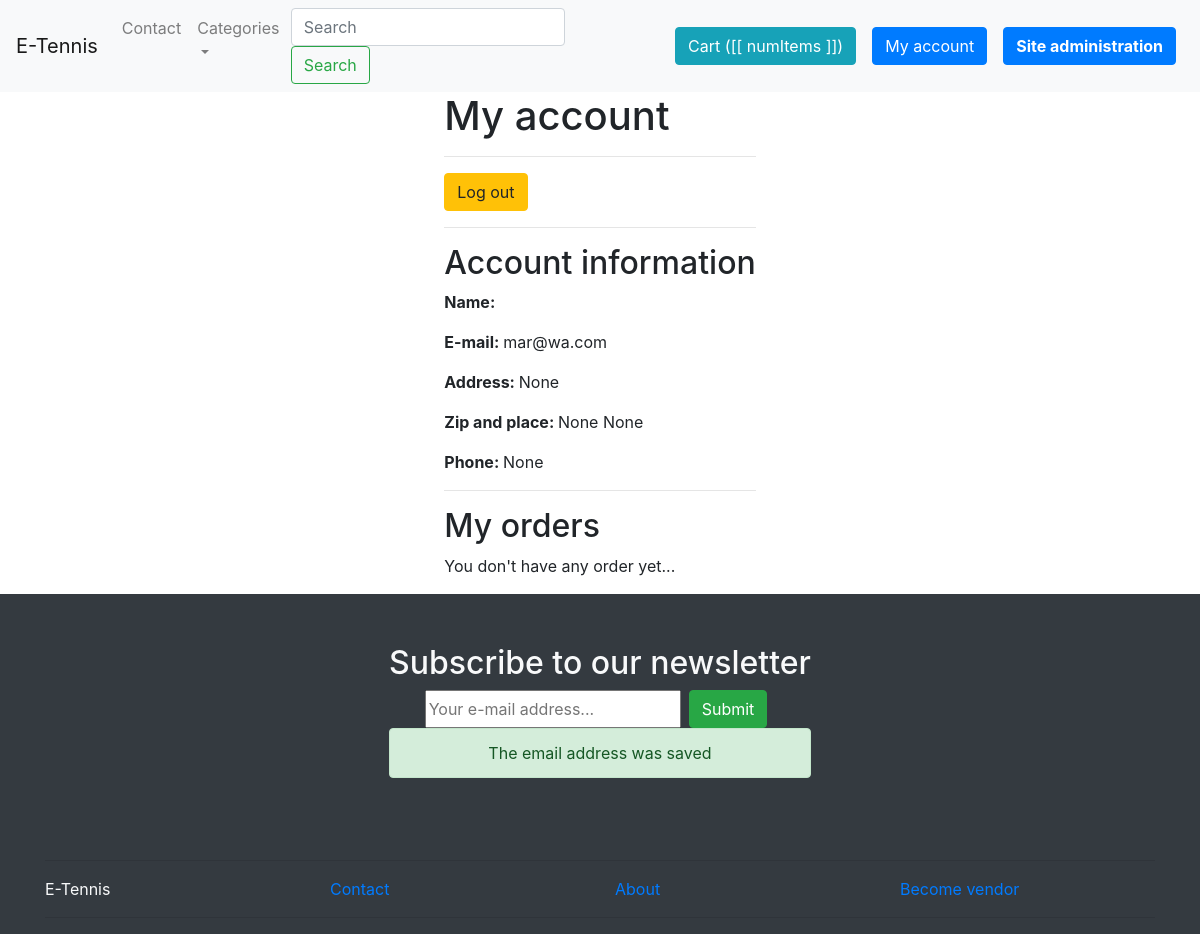
Page /myaccount/ (signed in) on the earlier database version.
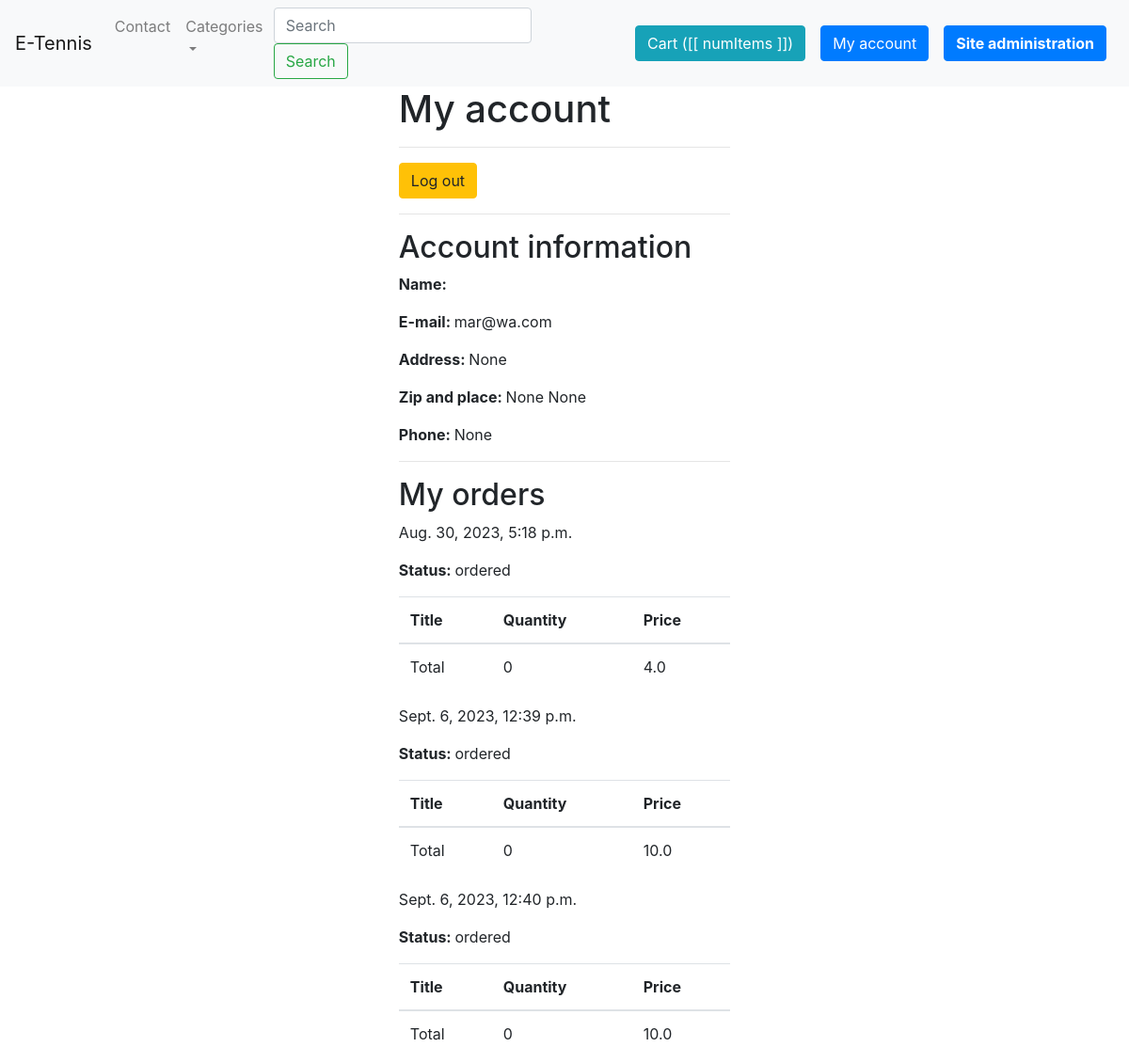
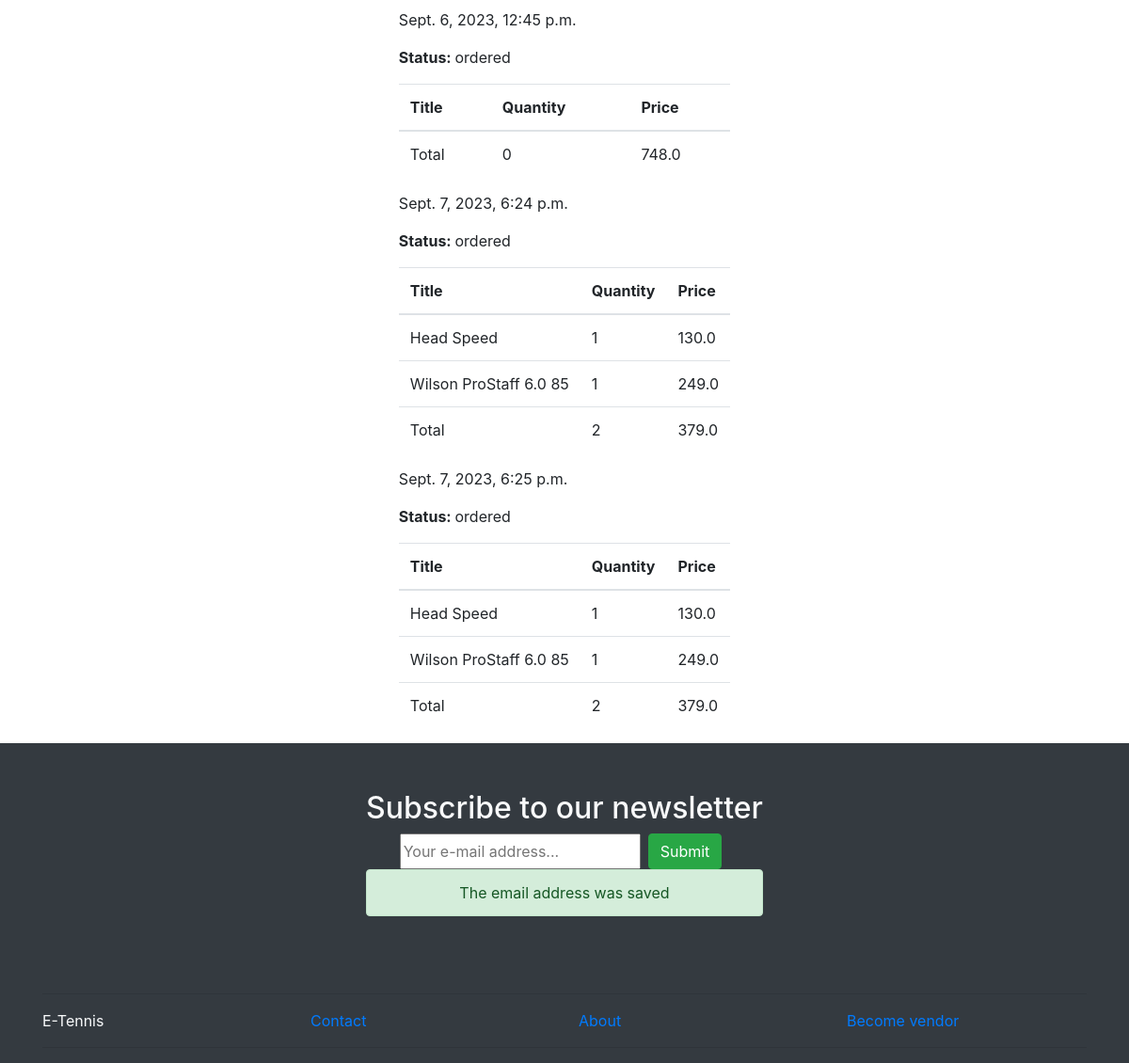
Same page on the later database version (2 pictures, top to bottom).
### userprofile/models.py (models this page shows, shortened)
class Userprofile(models.Model):
    user = models.OneToOneField(User, related_name='userprofile', on_delete=models.CASCADE)
    address = models.CharField(max_length=255, blank=True, null=True)
    zipcode = models.CharField(max_length=255, blank=True, null=True)
    place = models.CharField(max_length=255, blank=True, null=True)
    phone = models.CharField(max_length=255, blank=True, null=True)

### order/models.py (models this page shows, shortened)
class Order(models.Model):
    ORDERED = 'ordered'
    SHIPPED = 'shipped'
    ARRIVED = 'arrived'
    STATUS_CHOICES = (
        (ORDERED, 'Ordered'),
        (SHIPPED, 'Shipped'),
        (ARRIVED, 'Arrived')
    )
    user = models.ForeignKey(User, related_name='orders', on_delete=models.SET_NULL, blank=True, null=True)
    first_name = models.CharField(max_length=100)
    last_name = models.CharField(max_length=100)
    email = models.CharField(max_length=100)
    address = models.CharField(max_length=100)
    zipcode = models.CharField(max_length=100)
    place = models.CharField(max_length=100)
    phone = models.CharField(max_length=100, default='')
    created_at = models.DateTimeField(auto_now_add=True)
    paid = models.BooleanField(default=False)
    paid_amount = models.FloatField(blank=True, null=True)
    used_coupon = models.CharField(max_length=50, blank=True, null=True)
    payment_intent = models.CharField(max_length=255, default='')
    shipped_date = models.DateTimeField(blank=True, null=True)
    status = models.CharField(max_length=20, choices=STATUS_CHOICES, default=ORDERED)
    def get_total_quantity(self):
        return sum(int(item.quantity) for item in self.items.all())

class OrderItem(models.Model):
    order = models.ForeignKey(Order, related_name='items', on_delete=models.CASCADE)
    product = models.ForeignKey(Product, related_name='items', on_delete=models.CASCADE)
    price = models.FloatField()
    quantity = models.IntegerField(default=1)

### eshop/models.py (models this page shows, shortened)
class Product(models.Model):
    category = models.ForeignKey(Category, related_name='products', on_delete=models.CASCADE)
    parent = models.ForeignKey('self', related_name='variants', on_delete=models.CASCADE, blank=True, null=True)
    title = models.CharField(max_length=255)
    slug = models.SlugField(max_length=255)
    description = models.TextField(blank=True, null=True)
    price = models.FloatField()
    is_featured = models.BooleanField(default=False)
    num_available = models.IntegerField(default=1)
    num_visits = models.IntegerField(default=0)
    last_visit = models.DateTimeField(blank=True, null=True)
    image = models.ImageField(upload_to='uploads/', blank=True, null=True)
    thumbnail = models.ImageField(upload_to='uploads/', blank=True, null=True)
    date_added = models.DateTimeField(auto_now_add=True)
    class Meta:
        ordering = ('-date_added',)

### userprofile/views.py (the view)
# urls.py: path('myaccount/', myaccount, name='myaccount'),
@login_required
def myaccount(request):
    return render(request, 'myaccount.html')

### cart/cart.py (called while the page is built)
    def __iter__(self):
        product_ids = self.cart.keys()
        product_clean_ids = []
        for p in product_ids:
            product_clean_ids.append(p)
            self.cart[str(p)]['product'] = Product.objects.get(pk=p)
        for item in self.cart.values():
            item['total_price'] = float(item['price']) * int(item['quantity'])
            yield item

    def get_total_length(self):
        return sum(int(item['quantity']) for item in self.cart.values())

    def get_total_cost(self):
        return sum(float(item['total_price']) for item in self)

### cart/context_processors.py (called while the page is built)
def cart(request):
    return {'cart': Cart(request)}

### eshop/context_processors.py (called while the page is built)
def menu_categories(request):
    categories = Category.objects.filter(parent=None)
    return {'menu_categories': categories}

### templates/myaccount.html
{% extends 'base.html' %}
{% block content %}
    <h1 class="title">My account</h1>
    <hr>
    <a href="{% url 'logout' %}">
        <button class="btn btn-warning">Log out</button>
    </a>
    <hr>
    <h2 class="subtitle">Account information</h2>
    <p><strong>Name: </strong>{{ request.user.get_full_name }}</p>
    <p><strong>E-mail: </strong>{{ request.user.email }}</p>
    <p><strong>Address: </strong>{{ request.user.userprofile.address }}</p>
    <p><strong>Zip and place: </strong>{{ request.user.userprofile.zipcode }} {{ request.user.userprofile.place }}</p>
    <p><strong>Phone: </strong>{{ request.user.userprofile.phone }}</p>
    <hr>
    <h2 class="subtitle">My orders</h2>
    {% for order in request.user.orders.all %}
        <article class="message is-light">
            <div class="message-header">
                <p>{{ order.created_at }}</p>
                <p><strong>Status: </strong>{{ order.status }}</p>
            </div>
            <div class="message-body">
                <table class="table is-striped is-fullwidth">
                    <thead>
                    <tr>
                        <th>Title</th>
                        <th>Quantity</th>
                        <th>Price</th>
                    </tr>
                    </thead>
                    <tbody>
                    {% for item in order.items.all %}
                        <tr>
                            <td>{{ item.product.title }}</td>
                            <td>{{ item.quantity }}</td>
                            <td>{{ item.price }}</td>
                        </tr>
                    {% endfor %}
                    </tbody>
                    <tfoot>
                    <tr>
                        <td>Total</td>
                        <td>{{ order.get_total_quantity }}</td>
                        <td>{{ order.paid_amount }}</td>
                    </tr>
                    </tfoot>
                </table>
            </div>
        </article>
    {% empty %}
        <p>You don't have any order yet...</p>
    {% endfor %}
{% endblock %}

### templates/base.html (shortened to what this page needs)
{% load static %}
<!DOCTYPE html>
<html lang="en">
<head>
    <link rel="stylesheet" href="https://cdn.jsdelivr.net/npm/bootstrap@4.0.0/dist/css/bootstrap.min.css"
>
    <link rel="stylesheet" type="text/css" href="{% static '/css/main.css' %}">
</head>
<body>
<nav class="navbar navbar-expand-lg navbar-light bg-light" id="navbarapp">
    <div class="collapse navbar-collapse" id="navbarSupportedContent">
        <a class="navbar-brand" href="{% url 'frontpage' %}">E-Tennis</a>
        <ul class="navbar-nav mr-auto d-flex justify-content-between" style="width: 31rem">
            <li class="nav-item">
                <a class="nav-link" href="{% url 'contact' %}">Contact</a>
            </li>
            <li class="nav-item dropdown">
                <a class="nav-link dropdown-toggle" href="#" id="navbarDropdownMenuLink" data-toggle="dropdown"
                   aria-haspopup="true" aria-expanded="false">
                    Categories
                </a>
            </li>
            <li>
                <form class="form-inline my-2 my-lg-0" method="get" action="{% url 'search' %}">
                    <input class="form-control mr-sm-2" type="text" name="query" placeholder="Search"
                           aria-label="Search">
                    <button class="btn btn-outline-success my-2 my-sm-0" type="submit">Search</button>
                </form>
            </li>
        </ul>
        <div class="d-flex justify-content-end">
            <ul class="navbar-nav mr-auto d-flex justify-content-between">
                <li class="nav-item" style="margin-right: 0.5rem; margin-left: 0.5rem">
                    <a href="{% url 'cart' %}" class="btn btn-info" role="button">Cart ([[ numItems ]])</a>
                </li>
                {% if request.user.is_authenticated %}
                    <li class="nav-item" style="margin-right: 0.5rem; margin-left: 0.5rem">
                        <a href="{% url 'myaccount' %}" class="btn btn-primary" role="button">My account</a>
                    </li>
                {% endif %}
                {% if request.user.is_superuser %}
                    <li class="nav-item" style="margin-right: 0.5rem; margin-left: 0.5rem">
                        <a href="{% url 'admin:index' %}" class="btn btn-primary"><strong>Site
                            administration</strong></a>
                    </li>
                {% endif %}
            </ul>
        </div>
    </div>
</nav>
<div class=" d-flex justify-content-center">
    <section class="section">
        {% block content %}
        {% endblock %}
    </section>
</div>
</body>
<footer class="footer bg-dark" id="footer">
    <div class="container">
        <div class="row d-flex justify-content-center">
            {% include 'parts/newsletter.html' %}
        </div>
        <hr>
        <div class="row">
            <div class="col"><span class="text-light">E-Tennis</span></div>
            <div class="col"><span><a href="{% url 'contact' %}">Contact</a></span></div>
            <div class="col"><span><a href="{% url 'about' %}">About</a></span></div>
            <div class="col"><span><a href="{% url 'become_vendor' %}">Become vendor</a></span></div>
        </div>
        <hr>
    </div>
</footer>
</html>

### templates/parts/newsletter.html (shortened to what this page needs)
<div class="newsletter-wrapper" id="newsletter-wrapper">
    <h2 class="subtitle text-light">Subscribe to our newsletter</h2>
    <form v-on:submit.prevent="onSubmit">
        <div class="container">
            <div class="row d-flex justify-content-center">
                <input type="email" v-model="email" class="input" placeholder="Your e-mail address..." >
                <button class="btn btn-success" style="margin-right: 0.5rem; margin-left: 0.5rem">Submit</button>
            </div>
        </div>
    </form>
    <div class="alert alert-success" role="alert" v-if="showSuccess">
        The email address was saved
    </div>
</div>

### eshop/static/css/main.css (style rules this page uses)
body { min-height: 100vh; display: flex; flex-direction: column; }
footer { margin-top: auto; }
.newsletter-wrapper { padding: 50px 20px; text-align: center; }

Differences in the rows shown:
added Order: created_at "Aug. 30, 2023, 5:18 p.m.", status "ordered", get_total_quantity "0", paid_amount "4.0"
added Order: created_at "Sept. 6, 2023, 12:39 p.m.", status "ordered", get_total_quantity "0", paid_amount "10.0"
added Order: created_at "Sept. 6, 2023, 12:40 p.m.", status "ordered", get_total_quantity "0", paid_amount "10.0"
added Order: created_at "Sept. 6, 2023, 12:45 p.m.", status "ordered", get_total_quantity "0", paid_amount "748.0"
added Order: created_at "Sept. 7, 2023, 6:24 p.m.", status "ordered", get_total_quantity "2", paid_amount "379.0"
added OrderItem: product "Head Speed", quantity "1", price "130.0", shown under "Sept. 7, 2023, 6:24 p.m."
added OrderItem: product "Wilson ProStaff 6.0 85", quantity "1", price "249.0", shown under "Sept. 7, 2023, 6:24 p.m."
added Order: created_at "Sept. 7, 2023, 6:25 p.m.", status "ordered", get_total_quantity "2", paid_amount "379.0"
added OrderItem: product "Head Speed", quantity "1", price "130.0", shown under "Sept. 7, 2023, 6:25 p.m."
added OrderItem: product "Wilson ProStaff 6.0 85", quantity "1", price "249.0", shown under "Sept. 7, 2023, 6:25 p.m."
Other differences:
text no longer shown: "You don't have any order yet..."
